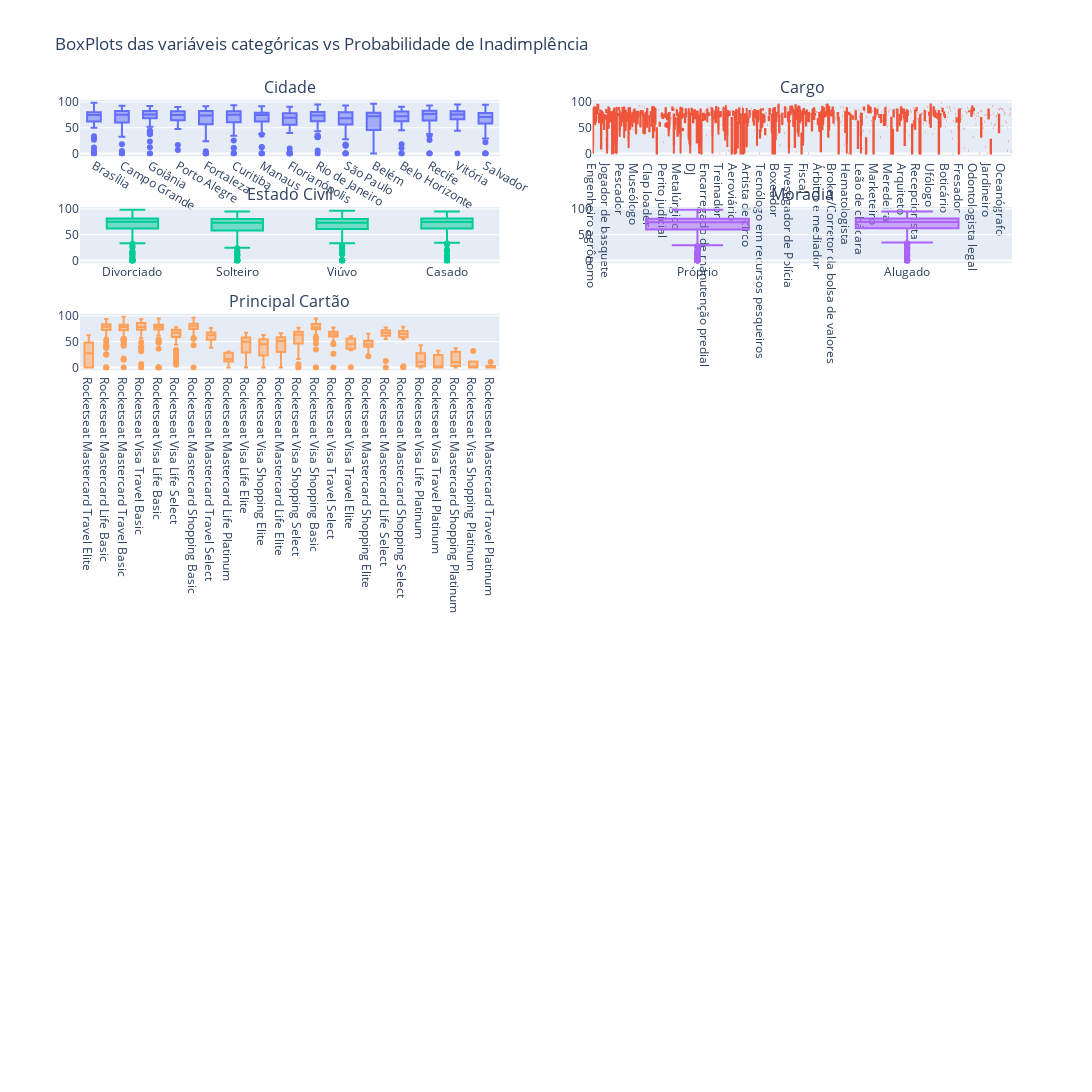

The notebook cell this image was saved under:
### Markdown cell above
## Boxplot entre variáveis categóricas e target

### Code cell
num_cols = 2

num_rows = math.ceil(len(num_vars)/num_cols)

fig = make_subplots(rows=num_rows, cols=num_cols, subplot_titles=cat_vars)

for i, var in enumerate(cat_vars):
    row = (i // num_cols) + 1
    col = (i % num_cols) + 1

    fig.add_trace(
        go.Box(x=df_clientes[var],
               y=df_clientes[target],
               name=var),
        row=row, col=col
    )

fig.update_layout(
    height=600 * num_rows,
    width=1200,
    title_text='BoxPlots das variáveis categóricas vs Probabilidade de Inadimplência',
    showlegend=False
)

fig.show()

### Figure 1 — Plotly figure (JSON) as saved in the notebook; plotly's stock layout.template omitted (floating-point values rounded to 4 significant figures; data arrays with more than 128 entries replaced by an {"elided": "..."} marker saying what was removed)
{"data": [{"name": "Cidade", "type": "box", "x": {"elided": "1000 str values"}, "xaxis": "x", "y": {"elided": "1000 float values"}, "yaxis": "y"}, {"name": "Cargo", "type": "box", "x": {"elided": "1000 str values"}, "xaxis": "x2", "y": {"elided": "1000 float values"}, "yaxis": "y2"}, {"name": "Estado Civil", "type": "box", "x": {"elided": "1000 str values"}, "xaxis": "x3", "y": {"elided": "1000 float values"}, "yaxis": "y3"}, {"name": "Moradia", "type": "box", "x": {"elided": "1000 str values"}, "xaxis": "x4", "y": {"elided": "1000 float values"}, "yaxis": "y4"}, {"name": "Principal Cartão", "type": "box", "x": {"elided": "1000 str values"}, "xaxis": "x5", "y": {"elided": "1000 float values"}, "yaxis": "y5"}], "layout": {"annotations": [{"font": {"size": 16}, "showarrow": false, "text": "Cidade", "x": 0.225, "xanchor": "center", "xref": "paper", "y": 1, "yanchor": "bottom", "yref": "paper"}, {"font": {"size": 16}, "showarrow": false, "text": "Cargo", "x": 0.775, "xanchor": "center", "xref": "paper", "y": 1, "yanchor": "bottom", "yref": "paper"}, {"font": {"size": 16}, "showarrow": false, "text": "Estado Civil", "x": 0.225, "xanchor": "center", "xref": "paper", "y": 0.8827, "yanchor": "bottom", "yref": "paper"}, {"font": {"size": 16}, "showarrow": false, "text": "Moradia", "x": 0.775, "xanchor": "center", "xref": "paper", "y": 0.8827, "yanchor": "bottom", "yref": "paper"}, {"font": {"size": 16}, "showarrow": false, "text": "Principal Cartão", "x": 0.225, "xanchor": "center", "xref": "paper", "y": 0.7654, "yanchor": "bottom", "yref": "paper"}], "height": 5400, "showlegend": false, "title": {"text": "BoxPlots das variáveis categóricas vs Probabilidade de Inadimplência"}, "width": 1200, "xaxis": {"anchor": "y", "domain": [0, 0.45]}, "xaxis10": {"anchor": "y10", "domain": [0.55, 1]}, "xaxis11": {"anchor": "y11", "domain": [0, 0.45]}, "xaxis12": {"anchor": "y12", "domain": [0.55, 1]}, "xaxis13": {"anchor": "y13", "domain": [0, 0.45]}, "xaxis14": {"anchor": "y14", "domain": [0.55, 1]}, "xaxis15": {"anchor": "y15", "domain": [0, 0.45]}, "xaxis16": {"anchor": "y16", "domain": [0.55, 1]}, "xaxis17": {"anchor": "y17", "domain": [0, 0.45]}, "xaxis18": {"anchor": "y18", "domain": [0.55, 1]}, "xaxis2": {"anchor": "y2", "domain": [0.55, 1]}, "xaxis3": {"anchor": "y3", "domain": [0, 0.45]}, "xaxis4": {"anchor": "y4", "domain": [0.55, 1]}, "xaxis5": {"anchor": "y5", "domain": [0, 0.45]}, "xaxis6": {"anchor": "y6", "domain": [0.55, 1]}, "xaxis7": {"anchor": "y7", "domain": [0, 0.45]}, "xaxis8": {"anchor": "y8", "domain": [0.55, 1]}, "xaxis9": {"anchor": "y9", "domain": [0, 0.45]}, "yaxis": {"anchor": "x", "domain": [0.9383, 1]}, "yaxis10": {"anchor": "x10", "domain": [0.4691, 0.5309]}, "yaxis11": {"anchor": "x11", "domain": [0.3519, 0.4136]}, "yaxis12": {"anchor": "x12", "domain": [0.3519, 0.4136]}, "yaxis13": {"anchor": "x13", "domain": [0.2346, 0.2963]}, "yaxis14": {"anchor": "x14", "domain": [0.2346, 0.2963]}, "yaxis15": {"anchor": "x15", "domain": [0.1173, 0.179]}, "yaxis16": {"anchor": "x16", "domain": [0.1173, 0.179]}, "yaxis17": {"anchor": "x17", "domain": [0, 0.06173]}, "yaxis18": {"anchor": "x18", "domain": [0, 0.06173]}, "yaxis2": {"anchor": "x2", "domain": [0.9383, 1]}, "yaxis3": {"anchor": "x3", "domain": [0.821, 0.8827]}, "yaxis4": {"anchor": "x4", "domain": [0.821, 0.8827]}, "yaxis5": {"anchor": "x5", "domain": [0.7037, 0.7654]}, "yaxis6": {"anchor": "x6", "domain": [0.7037, 0.7654]}, "yaxis7": {"anchor": "x7", "domain": [0.5864, 0.6481]}, "yaxis8": {"anchor": "x8", "domain": [0.5864, 0.6481]}, "yaxis9": {"anchor": "x9", "domain": [0.4691, 0.5309]}}}
